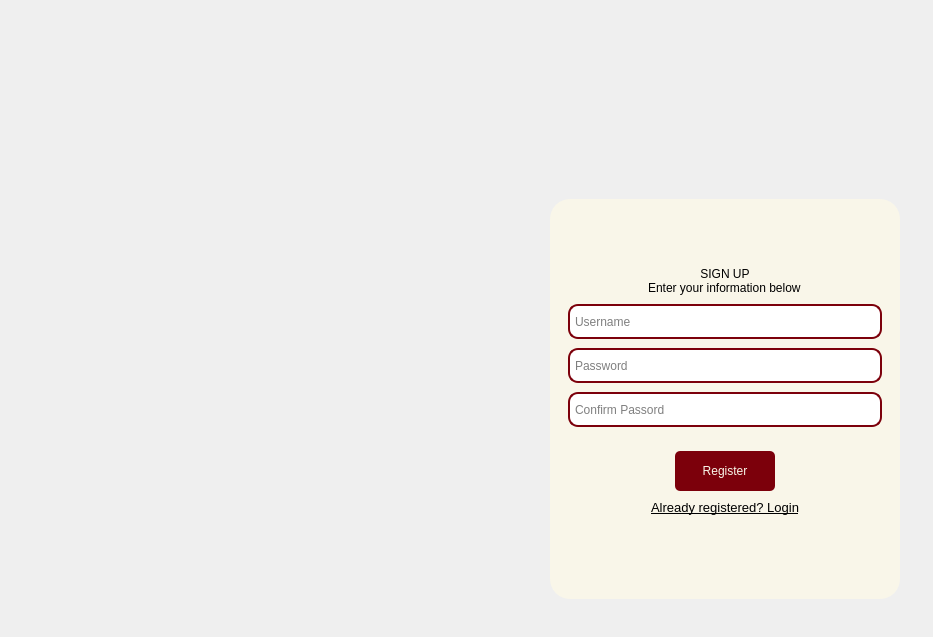
<?xml version="1.0" encoding="UTF-8"?>
<ui version="4.0">
 <class>MainWindow</class>
 <widget class="QMainWindow" name="MainWindow">
  <property name="geometry">
   <rect>
    <x>0</x>
    <y>0</y>
    <width>933</width>
    <height>637</height>
   </rect>
  </property>
  <property name="minimumSize">
   <size>
    <width>933</width>
    <height>637</height>
   </size>
  </property>
  <property name="maximumSize">
   <size>
    <width>933</width>
    <height>637</height>
   </size>
  </property>
  <property name="windowTitle">
   <string>WelcomeCinex</string>
  </property>
  <property name="styleSheet">
   <string notr="true">* {
    border: none;
    padding: 0;
    margin: 0;
    color: #fff;
}

#centralwidget {

    background: url(&quot;D:/FinalProject/FinalProject/images/Welcome/login_bg.png&quot;) no-repeat center center;
    background-size: cover;
    background-position: center;
    background-repeat: no-repeat;
}
#widget {
    background-color: rgb(249, 246, 233);
    border-radius: 20px;
}
QLineEdit {
	font: 75 10pt &quot;MS Shell Dlg 2&quot;;
    color: rgb(0, 0, 0);
    padding: 5px 3px;
    border-radius: 5px;
}
#pushButtonRegister, #pushButtonLogin {
    background-color: rgb(124, 0, 11);
    padding: 10px 5px;
    border-radius: 5px;
}
 #pushButtonTo_Register, #pushButtonTo_Login {
    background-color: transparent;
}
#frame, #frame_2, #frame_3, #frame_4, #frame_5 {
    background: none;
    border: none;
}
QLineEdit {
    border-radius: 10px;
    border: 2px solid #7c000b;
}</string>
  </property>
  <widget class="QWidget" name="centralwidget">
   <layout class="QHBoxLayout" name="horizontalLayout">
    <item>
     <widget class="QFrame" name="frame">
      <property name="frameShape">
       <enum>QFrame::StyledPanel</enum>
      </property>
      <property name="frameShadow">
       <enum>QFrame::Raised</enum>
      </property>
     </widget>
    </item>
    <item>
     <widget class="QFrame" name="frame_2">
      <property name="frameShape">
       <enum>QFrame::StyledPanel</enum>
      </property>
      <property name="frameShadow">
       <enum>QFrame::Raised</enum>
      </property>
      <widget class="QWidget" name="widget" native="true">
       <property name="geometry">
        <rect>
         <x>80</x>
         <y>190</y>
         <width>350</width>
         <height>400</height>
        </rect>
       </property>
       <property name="minimumSize">
        <size>
         <width>350</width>
         <height>400</height>
        </size>
       </property>
       <property name="maximumSize">
        <size>
         <width>300</width>
         <height>400</height>
        </size>
       </property>
       <layout class="QVBoxLayout" name="verticalLayout">
        <item>
         <widget class="QCustomQStackedWidget" name="stackedWidget">
          <property name="currentIndex">
           <number>0</number>
          </property>
          <widget class="QWidget" name="RegisterPage">
           <layout class="QVBoxLayout" name="verticalLayout_2">
            <item alignment="Qt::AlignTop">
             <widget class="QFrame" name="frame_3">
              <property name="frameShape">
               <enum>QFrame::StyledPanel</enum>
              </property>
              <property name="frameShadow">
               <enum>QFrame::Raised</enum>
              </property>
              <layout class="QVBoxLayout" name="verticalLayout_3">
               <property name="spacing">
                <number>9</number>
               </property>
               <property name="leftMargin">
                <number>9</number>
               </property>
               <property name="topMargin">
                <number>0</number>
               </property>
               <item>
                <widget class="QFrame" name="frame_4">
                 <property name="frameShape">
                  <enum>QFrame::StyledPanel</enum>
                 </property>
                 <property name="frameShadow">
                  <enum>QFrame::Raised</enum>
                 </property>
                 <layout class="QVBoxLayout" name="verticalLayout_4">
                  <property name="spacing">
                   <number>0</number>
                  </property>
                  <property name="bottomMargin">
                   <number>0</number>
                  </property>
                  <item alignment="Qt::AlignHCenter">
                   <widget class="QLabel" name="label">
                    <property name="minimumSize">
                     <size>
                      <width>50</width>
                      <height>50</height>
                     </size>
                    </property>
                    <property name="maximumSize">
                     <size>
                      <width>50</width>
                      <height>50</height>
                     </size>
                    </property>
                    <property name="text">
                     <string/>
                    </property>
                    <property name="pixmap">
                     <pixmap>../images/icons/RedIcons/user_plus_ic.svg</pixmap>
                    </property>
                    <property name="scaledContents">
                     <bool>true</bool>
                    </property>
                    <property name="alignment">
                     <set>Qt::AlignCenter</set>
                    </property>
                   </widget>
                  </item>
                  <item alignment="Qt::AlignHCenter">
                   <widget class="QLabel" name="label_2">
                    <property name="styleSheet">
                     <string notr="true">font: 87 18pt &quot;Segoe UI Black&quot;;
color: rgb(0, 0, 0);</string>
                    </property>
                    <property name="text">
                     <string>SIGN UP</string>
                    </property>
                    <property name="alignment">
                     <set>Qt::AlignCenter</set>
                    </property>
                   </widget>
                  </item>
                  <item alignment="Qt::AlignHCenter">
                   <widget class="QLabel" name="label_3">
                    <property name="styleSheet">
                     <string notr="true">font: 75 10pt &quot;MS Shell Dlg 2&quot;;
color: rgb(0, 0, 0);</string>
                    </property>
                    <property name="text">
                     <string>Enter your information below</string>
                    </property>
                   </widget>
                  </item>
                 </layout>
                </widget>
               </item>
               <item>
                <widget class="QLineEdit" name="lineEditUsername_Signup">
                 <property name="minimumSize">
                  <size>
                   <width>0</width>
                   <height>35</height>
                  </size>
                 </property>
                 <property name="maximumSize">
                  <size>
                   <width>16777215</width>
                   <height>35</height>
                  </size>
                 </property>
                 <property name="styleSheet">
                  <string notr="true">color: rgb(0, 0, 0);</string>
                 </property>
                 <property name="echoMode">
                  <enum>QLineEdit::Normal</enum>
                 </property>
                 <property name="placeholderText">
                  <string>Username</string>
                 </property>
                </widget>
               </item>
               <item>
                <widget class="QLineEdit" name="lineEditPassword_Signup">
                 <property name="minimumSize">
                  <size>
                   <width>0</width>
                   <height>35</height>
                  </size>
                 </property>
                 <property name="maximumSize">
                  <size>
                   <width>16777215</width>
                   <height>35</height>
                  </size>
                 </property>
                 <property name="text">
                  <string/>
                 </property>
                 <property name="echoMode">
                  <enum>QLineEdit::Password</enum>
                 </property>
                 <property name="placeholderText">
                  <string>Password</string>
                 </property>
                </widget>
               </item>
               <item>
                <widget class="QLineEdit" name="lineEditConfirmPassword_Signup">
                 <property name="minimumSize">
                  <size>
                   <width>0</width>
                   <height>35</height>
                  </size>
                 </property>
                 <property name="maximumSize">
                  <size>
                   <width>16777215</width>
                   <height>35</height>
                  </size>
                 </property>
                 <property name="text">
                  <string/>
                 </property>
                 <property name="echoMode">
                  <enum>QLineEdit::Password</enum>
                 </property>
                 <property name="placeholderText">
                  <string>Confirm Passord</string>
                 </property>
                </widget>
               </item>
              </layout>
             </widget>
            </item>
            <item alignment="Qt::AlignTop">
             <widget class="QFrame" name="frame_5">
              <property name="frameShape">
               <enum>QFrame::StyledPanel</enum>
              </property>
              <property name="frameShadow">
               <enum>QFrame::Raised</enum>
              </property>
              <layout class="QVBoxLayout" name="verticalLayout_5">
               <property name="spacing">
                <number>9</number>
               </property>
               <item alignment="Qt::AlignHCenter|Qt::AlignTop">
                <widget class="QPushButton" name="pushButtonRegister">
                 <property name="minimumSize">
                  <size>
                   <width>100</width>
                   <height>40</height>
                  </size>
                 </property>
                 <property name="maximumSize">
                  <size>
                   <width>130</width>
                   <height>16777215</height>
                  </size>
                 </property>
                 <property name="sizeIncrement">
                  <size>
                   <width>0</width>
                   <height>0</height>
                  </size>
                 </property>
                 <property name="styleSheet">
                  <string notr="true">font: 87 12pt &quot;Segoe UI Black&quot;;
color: rgb(249, 246, 233);</string>
                 </property>
                 <property name="text">
                  <string>Register</string>
                 </property>
                </widget>
               </item>
               <item>
                <widget class="QPushButton" name="pushButtonTo_Login">
                 <property name="font">
                  <font>
                   <family>MS Shell Dlg 2</family>
                   <pointsize>10</pointsize>
                   <weight>50</weight>
                   <italic>false</italic>
                   <bold>false</bold>
                   <underline>true</underline>
                  </font>
                 </property>
                 <property name="styleSheet">
                  <string notr="true">font: 10pt &quot;MS Shell Dlg 2&quot;;
text-decoration: underline;
color: rgb(0, 0, 0);</string>
                 </property>
                 <property name="text">
                  <string>Already registered? Login</string>
                 </property>
                </widget>
               </item>
              </layout>
             </widget>
            </item>
           </layout>
          </widget>
          <widget class="QWidget" name="LoginPage">
           <layout class="QVBoxLayout" name="verticalLayout_6">
            <item alignment="Qt::AlignTop">
             <widget class="QFrame" name="frame_6">
              <property name="frameShape">
               <enum>QFrame::StyledPanel</enum>
              </property>
              <property name="frameShadow">
               <enum>QFrame::Raised</enum>
              </property>
              <layout class="QVBoxLayout" name="verticalLayout_7">
               <property name="spacing">
                <number>3</number>
               </property>
               <property name="leftMargin">
                <number>6</number>
               </property>
               <property name="topMargin">
                <number>6</number>
               </property>
               <property name="rightMargin">
                <number>6</number>
               </property>
               <property name="bottomMargin">
                <number>6</number>
               </property>
               <item alignment="Qt::AlignHCenter|Qt::AlignTop">
                <widget class="QLabel" name="label_5">
                 <property name="minimumSize">
                  <size>
                   <width>50</width>
                   <height>50</height>
                  </size>
                 </property>
                 <property name="maximumSize">
                  <size>
                   <width>50</width>
                   <height>50</height>
                  </size>
                 </property>
                 <property name="text">
                  <string/>
                 </property>
                 <property name="pixmap">
                  <pixmap>../images/icons/RedIcons/user_check_ic.svg</pixmap>
                 </property>
                 <property name="scaledContents">
                  <bool>true</bool>
                 </property>
                 <property name="alignment">
                  <set>Qt::AlignCenter</set>
                 </property>
                </widget>
               </item>
               <item alignment="Qt::AlignHCenter|Qt::AlignTop">
                <widget class="QLabel" name="label_6">
                 <property name="styleSheet">
                  <string notr="true">font: 87 18pt &quot;Segoe UI Black&quot;;
color: rgb(0, 0, 0);</string>
                 </property>
                 <property name="text">
                  <string>LOG IN</string>
                 </property>
                 <property name="alignment">
                  <set>Qt::AlignCenter</set>
                 </property>
                </widget>
               </item>
               <item alignment="Qt::AlignHCenter">
                <widget class="QLabel" name="label_4">
                 <property name="styleSheet">
                  <string notr="true">font: 75 10pt &quot;MS Shell Dlg 2&quot;;
color: rgb(0, 0, 0);</string>
                 </property>
                 <property name="text">
                  <string>Enter your information below</string>
                 </property>
                </widget>
               </item>
              </layout>
             </widget>
            </item>
            <item>
             <widget class="QFrame" name="frame_7">
              <property name="frameShape">
               <enum>QFrame::StyledPanel</enum>
              </property>
              <property name="frameShadow">
               <enum>QFrame::Raised</enum>
              </property>
              <layout class="QVBoxLayout" name="verticalLayout_8">
               <property name="spacing">
                <number>3</number>
               </property>
               <item>
                <widget class="QLineEdit" name="lineEditUsername_Login">
                 <property name="minimumSize">
                  <size>
                   <width>0</width>
                   <height>35</height>
                  </size>
                 </property>
                 <property name="maximumSize">
                  <size>
                   <width>16777215</width>
                   <height>30</height>
                  </size>
                 </property>
                 <property name="echoMode">
                  <enum>QLineEdit::Normal</enum>
                 </property>
                 <property name="placeholderText">
                  <string>Username</string>
                 </property>
                </widget>
               </item>
               <item>
                <widget class="QLineEdit" name="lineEditPassword_Login">
                 <property name="minimumSize">
                  <size>
                   <width>0</width>
                   <height>35</height>
                  </size>
                 </property>
                 <property name="maximumSize">
                  <size>
                   <width>16777215</width>
                   <height>30</height>
                  </size>
                 </property>
                 <property name="text">
                  <string/>
                 </property>
                 <property name="echoMode">
                  <enum>QLineEdit::Password</enum>
                 </property>
                 <property name="placeholderText">
                  <string>Password</string>
                 </property>
                </widget>
               </item>
              </layout>
             </widget>
            </item>
            <item>
             <widget class="QFrame" name="frame_9">
              <property name="frameShape">
               <enum>QFrame::StyledPanel</enum>
              </property>
              <property name="frameShadow">
               <enum>QFrame::Raised</enum>
              </property>
              <layout class="QHBoxLayout" name="horizontalLayout_2">
               <property name="spacing">
                <number>0</number>
               </property>
               <property name="leftMargin">
                <number>0</number>
               </property>
               <property name="topMargin">
                <number>0</number>
               </property>
               <property name="rightMargin">
                <number>0</number>
               </property>
               <property name="bottomMargin">
                <number>0</number>
               </property>
               <item alignment="Qt::AlignHCenter|Qt::AlignVCenter">
                <widget class="QCheckBox" name="checkBox_2">
                 <property name="maximumSize">
                  <size>
                   <width>16777215</width>
                   <height>20</height>
                  </size>
                 </property>
                 <property name="styleSheet">
                  <string notr="true">
font: 63 10pt &quot;Segoe UI Semibold&quot;;
color: rgb(0, 0, 0);</string>
                 </property>
                 <property name="text">
                  <string>Admin</string>
                 </property>
                 <property name="iconSize">
                  <size>
                   <width>24</width>
                   <height>24</height>
                  </size>
                 </property>
                </widget>
               </item>
               <item alignment="Qt::AlignHCenter|Qt::AlignVCenter">
                <widget class="QCheckBox" name="checkBox">
                 <property name="styleSheet">
                  <string notr="true">
font: 63 10pt &quot;Segoe UI Semibold&quot;;
color: rgb(0, 0, 0);</string>
                 </property>
                 <property name="text">
                  <string>User</string>
                 </property>
                 <property name="iconSize">
                  <size>
                   <width>24</width>
                   <height>24</height>
                  </size>
                 </property>
                </widget>
               </item>
              </layout>
             </widget>
            </item>
            <item alignment="Qt::AlignBottom">
             <widget class="QFrame" name="frame_8">
              <property name="frameShape">
               <enum>QFrame::StyledPanel</enum>
              </property>
              <property name="frameShadow">
               <enum>QFrame::Raised</enum>
              </property>
              <layout class="QVBoxLayout" name="verticalLayout_9">
               <property name="spacing">
                <number>6</number>
               </property>
               <property name="leftMargin">
                <number>6</number>
               </property>
               <property name="topMargin">
                <number>6</number>
               </property>
               <property name="rightMargin">
                <number>6</number>
               </property>
               <property name="bottomMargin">
                <number>6</number>
               </property>
               <item>
                <spacer name="verticalSpacer_4">
                 <property name="orientation">
                  <enum>Qt::Vertical</enum>
                 </property>
                 <property name="sizeHint" stdset="0">
                  <size>
                   <width>20</width>
                   <height>6</height>
                  </size>
                 </property>
                </spacer>
               </item>
               <item alignment="Qt::AlignHCenter">
                <widget class="QPushButton" name="pushButtonLogin">
                 <property name="minimumSize">
                  <size>
                   <width>100</width>
                   <height>40</height>
                  </size>
                 </property>
                 <property name="maximumSize">
                  <size>
                   <width>130</width>
                   <height>16777215</height>
                  </size>
                 </property>
                 <property name="sizeIncrement">
                  <size>
                   <width>0</width>
                   <height>0</height>
                  </size>
                 </property>
                 <property name="styleSheet">
                  <string notr="true">font: 87 12pt &quot;Segoe UI Black&quot;;
color: rgb(249, 246, 233);</string>
                 </property>
                 <property name="text">
                  <string>Login</string>
                 </property>
                </widget>
               </item>
               <item>
                <widget class="QPushButton" name="pushButtonTo_Register">
                 <property name="font">
                  <font>
                   <family>MS Shell Dlg 2</family>
                   <pointsize>10</pointsize>
                   <weight>50</weight>
                   <italic>false</italic>
                   <bold>false</bold>
                   <underline>true</underline>
                  </font>
                 </property>
                 <property name="styleSheet">
                  <string notr="true">font: 10pt &quot;MS Shell Dlg 2&quot;;
text-decoration: underline;
color: rgb(0, 0, 0);</string>
                 </property>
                 <property name="text">
                  <string>Not registered? Register</string>
                 </property>
                </widget>
               </item>
              </layout>
             </widget>
            </item>
            <item alignment="Qt::AlignBottom">
             <widget class="QFrame" name="frame_10">
              <property name="frameShape">
               <enum>QFrame::StyledPanel</enum>
              </property>
              <property name="frameShadow">
               <enum>QFrame::Raised</enum>
              </property>
              <layout class="QHBoxLayout" name="horizontalLayout_3">
               <item>
                <widget class="QLabel" name="label_7">
                 <property name="maximumSize">
                  <size>
                   <width>25</width>
                   <height>25</height>
                  </size>
                 </property>
                 <property name="text">
                  <string/>
                 </property>
                 <property name="pixmap">
                  <pixmap>../images/icons/RedIcons/alert_circle_ic.svg</pixmap>
                 </property>
                 <property name="scaledContents">
                  <bool>true</bool>
                 </property>
                </widget>
               </item>
               <item>
                <widget class="QLabel" name="label_8">
                 <property name="styleSheet">
                  <string notr="true">color: rgb(0, 0, 0);
font: 8pt &quot;MS Shell Dlg 2&quot;;</string>
                 </property>
                 <property name="text">
                  <string>&lt;html&gt;&lt;head/&gt;&lt;body&gt;&lt;p&gt;You cannot register an administrator account &lt;br&gt;because it is a privileged account.&lt;/p&gt;&lt;/body&gt;&lt;/html&gt;</string>
                 </property>
                </widget>
               </item>
              </layout>
             </widget>
            </item>
           </layout>
          </widget>
         </widget>
        </item>
       </layout>
      </widget>
     </widget>
    </item>
   </layout>
  </widget>
 </widget>
 <customwidgets>
  <customwidget>
   <class>QCustomQStackedWidget</class>
   <extends>QStackedWidget</extends>
   <header>Custom_Widgets.QCustomQStackedWidget.h</header>
   <container>1</container>
  </customwidget>
 </customwidgets>
 <resources/>
 <connections/>
</ui>
